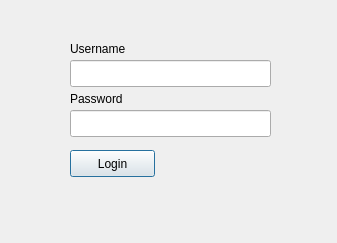
<?xml version="1.0" encoding="UTF-8"?>
<ui version="4.0">
 <class>LoginWindow</class>
 <widget class="QDialog" name="LoginWindow">
  <property name="geometry">
   <rect>
    <x>0</x>
    <y>0</y>
    <width>337</width>
    <height>243</height>
   </rect>
  </property>
  <property name="windowTitle">
   <string>Login Window</string>
  </property>
  <widget class="QLabel" name="UserNamelbl">
   <property name="geometry">
    <rect>
     <x>70</x>
     <y>40</y>
     <width>71</width>
     <height>17</height>
    </rect>
   </property>
   <property name="text">
    <string>Username</string>
   </property>
  </widget>
  <widget class="QLabel" name="PasWordlbl">
   <property name="geometry">
    <rect>
     <x>70</x>
     <y>90</y>
     <width>71</width>
     <height>17</height>
    </rect>
   </property>
   <property name="text">
    <string>Password</string>
   </property>
  </widget>
  <widget class="QLineEdit" name="Password">
   <property name="geometry">
    <rect>
     <x>70</x>
     <y>110</y>
     <width>201</width>
     <height>27</height>
    </rect>
   </property>
   <property name="inputMethodHints">
    <set>Qt::ImhNone</set>
   </property>
  </widget>
  <widget class="QLineEdit" name="Username">
   <property name="geometry">
    <rect>
     <x>70</x>
     <y>60</y>
     <width>201</width>
     <height>27</height>
    </rect>
   </property>
  </widget>
  <widget class="QPushButton" name="LoginBUT">
   <property name="geometry">
    <rect>
     <x>70</x>
     <y>150</y>
     <width>85</width>
     <height>27</height>
    </rect>
   </property>
   <property name="text">
    <string>Login</string>
   </property>
  </widget>
 </widget>
 <tabstops>
  <tabstop>Username</tabstop>
  <tabstop>Password</tabstop>
  <tabstop>LoginBUT</tabstop>
 </tabstops>
 <resources/>
 <connections/>
</ui>
